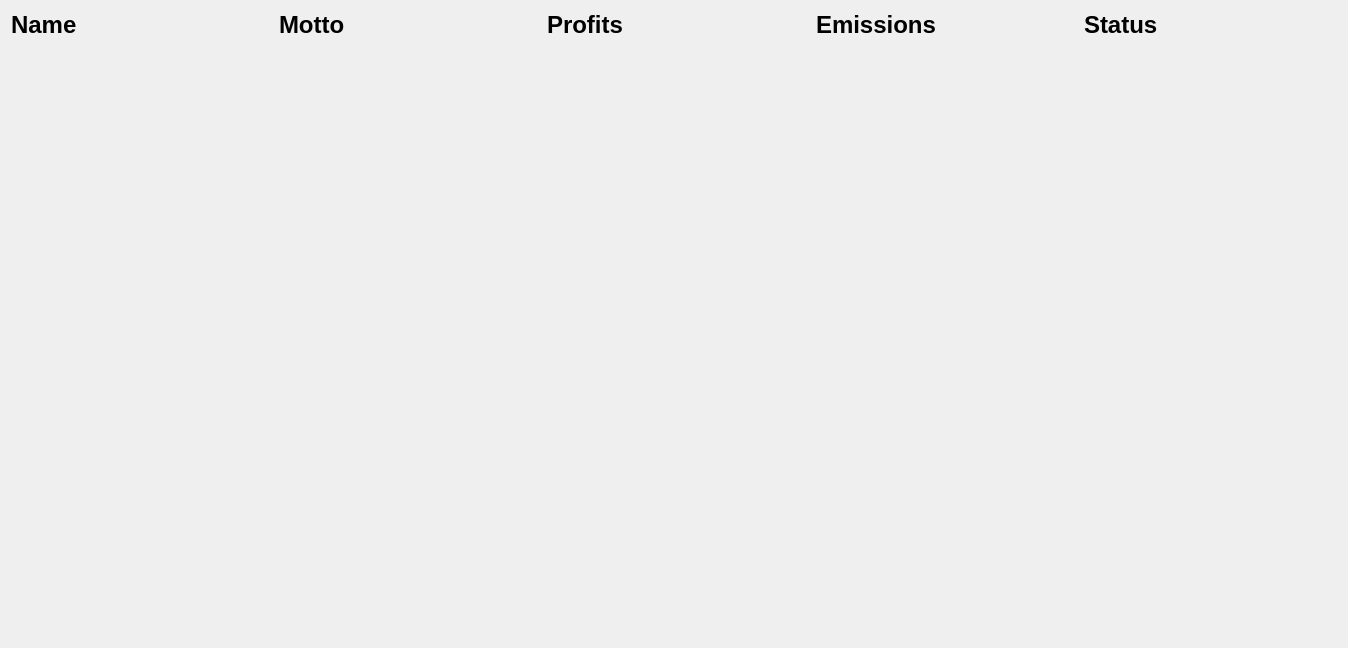
                <widget class="QWidget" name="scrollAreaWidgetContents">
                 <property name="geometry">
                  <rect>
                   <x>0</x>
                   <y>0</y>
                   <width>1348</width>
                   <height>648</height>
                  </rect>
                 </property>
                 <layout class="QVBoxLayout" name="verticalLayout_15">
                  <item>
                   <layout class="QGridLayout" name="players_gridLayout">
                    <property name="horizontalSpacing">
                     <number>15</number>
                    </property>
                    <property name="verticalSpacing">
                     <number>6</number>
                    </property>
                    <item row="0" column="2">
                     <widget class="QLabel" name="label_18">
                      <property name="font">
                       <font>
                        <pointsize>18</pointsize>
                        <weight>75</weight>
                        <bold>true</bold>
                       </font>
                      </property>
                      <property name="text">
                       <string>Profits</string>
                      </property>
                     </widget>
                    </item>
                    <item row="0" column="4">
                     <widget class="QLabel" name="label_15">
                      <property name="font">
                       <font>
                        <pointsize>18</pointsize>
                        <weight>75</weight>
                        <bold>true</bold>
                       </font>
                      </property>
                      <property name="text">
                       <string>Status</string>
                      </property>
                     </widget>
                    </item>
                    <item row="0" column="1">
                     <widget class="QLabel" name="label_19">
                      <property name="font">
                       <font>
                        <pointsize>18</pointsize>
                        <weight>75</weight>
                        <bold>true</bold>
                       </font>
                      </property>
                      <property name="text">
                       <string>Motto</string>
                      </property>
                     </widget>
                    </item>
                    <item row="0" column="0">
                     <widget class="QLabel" name="label_21">
                      <property name="font">
                       <font>
                        <pointsize>18</pointsize>
                        <weight>75</weight>
                        <bold>true</bold>
                       </font>
                      </property>
                      <property name="text">
                       <string>Name</string>
                      </property>
                     </widget>
                    </item>
                    <item row="0" column="3">
                     <widget class="QLabel" name="label_17">
                      <property name="font">
                       <font>
                        <pointsize>18</pointsize>
                        <weight>75</weight>
                        <bold>true</bold>
                       </font>
                      </property>
                      <property name="text">
                       <string>Emissions</string>
                      </property>
                     </widget>
                    </item>
                   </layout>
                  </item>
                  <item>
                   <layout class="QVBoxLayout" name="players_verticalLayout_emptyList"/>
                  </item>
                  <item>
                   <spacer name="verticalSpacer_7">
                    <property name="orientation">
                     <enum>Qt::Vertical</enum>
                    </property>
                    <property name="sizeHint" stdset="0">
                     <size>
                      <width>20</width>
                      <height>40</height>
                     </size>
                    </property>
                   </spacer>
                  </item>
                 </layout>
                </widget>
